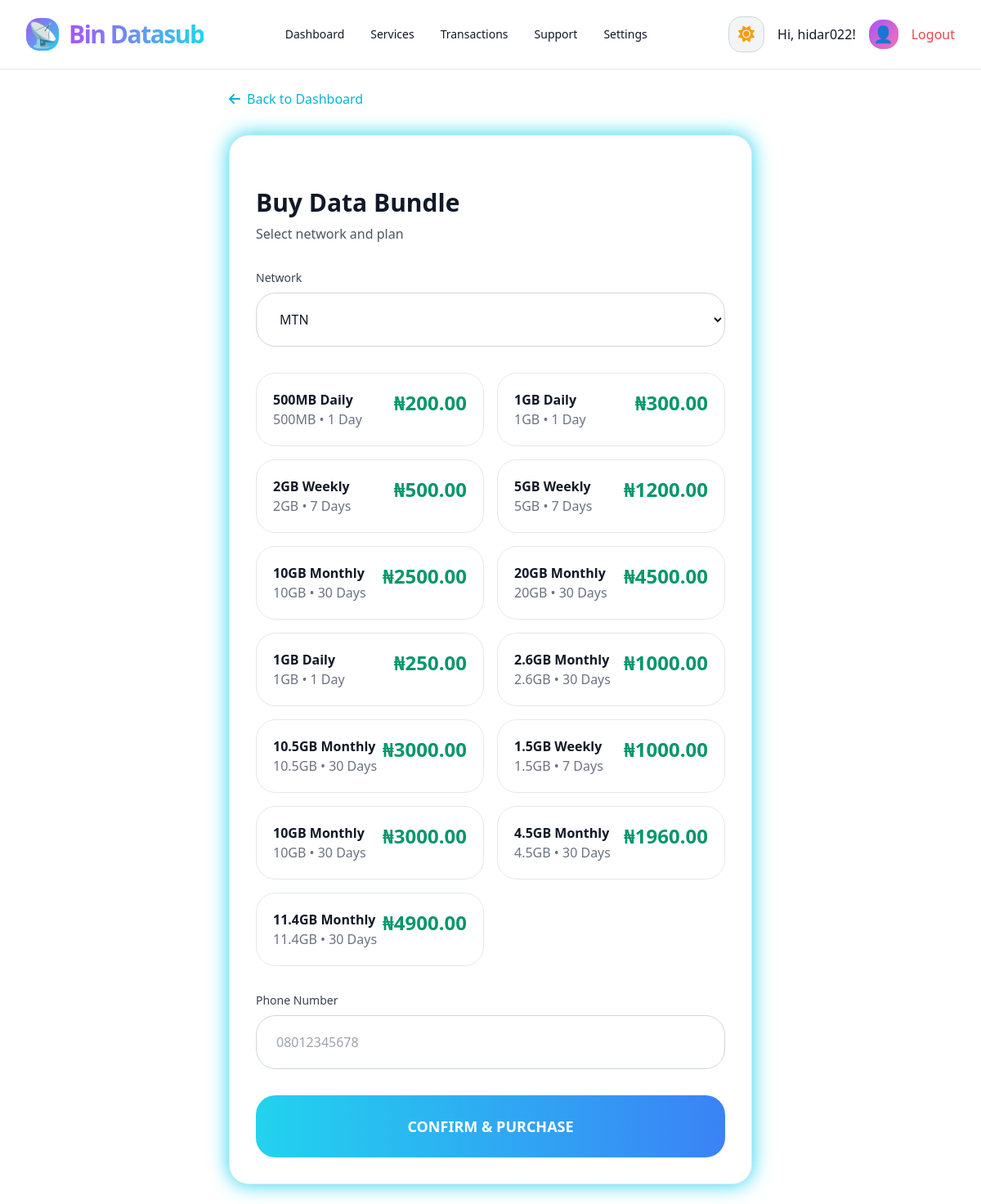
The page /buy-data/ (signed in) on the database its author committed.
### vtuapp/models.py (models this page shows)
class DataPlan(models.Model):
    network = models.CharField(max_length=20, choices=[
        ('MTN', 'MTN'), ('Glo', 'Glo'), ('Airtel', 'Airtel'), ('9mobile', '9mobile')
    ])
    name = models.CharField(max_length=100)
    data_amount = models.CharField(max_length=50)
    price = models.DecimalField(max_digits=10, decimal_places=2)
    validity = models.CharField(max_length=50, default="30 Days")
    is_active = models.BooleanField(default=True)
    def __str__(self):
        return f"{self.network} - {self.name} - ₦{self.price}"

### vtuapp/views.py (the view, shortened to what this page needs)
# urls.py: path('buy-data/', views.buy_data, name='buy_data'),
@login_required
def buy_data(request):
    form = DataPurchaseForm()
    plans = DataPlan.objects.filter(is_active=True)
    return render(request, 'vtuapp/buy_data.html', {'form': form, 'plans': plans})

### vtuapp/forms.py
class DataPurchaseForm(forms.Form):
    network = forms.ChoiceField(choices=[
        ('MTN', 'MTN'), ('Glo', 'Glo'), ('Airtel', 'Airtel'), ('9mobile', '9mobile')
    ])
    plan = forms.ModelChoiceField(queryset=DataPlan.objects.filter(is_active=True), empty_label="Select a data plan")
    phone = forms.CharField(max_length=11, widget=forms.TextInput(attrs={'placeholder': '08012345678'}))
    pin = forms.CharField(max_length=4, widget=forms.PasswordInput(attrs={'placeholder': '••••'}))

### vtuapp/templates/vtuapp/buy_data.html (shortened to what this page needs)
{% extends 'vtuapp/base.html' %}
{% load widget_tweaks %}
{% block content %}
<div class="max-w-2xl mx-auto px-4 py-6">
    <a href="{% url 'dashboard' %}" class="inline-flex items-center gap-2 text-cyan-500 hover:text-cyan-600 mb-8">
        <i class="fas fa-arrow-left"></i> Back to Dashboard
    </a>
    <div class="bg-white dark:bg-[#12123a] border border-gray-200 dark:border-cyan-400 rounded-3xl p-6 md:p-8 neon-cyan">
        <h1 class="text-3xl font-bold mb-2 text-gray-900 dark:text-white">Buy Data Bundle</h1>
        <p class="text-gray-600 dark:text-cyan-300 mb-8">Select network and plan</p>
        <form id="dataForm" class="space-y-8">
            <div>
                <label class="block text-sm font-medium text-gray-700 dark:text-gray-300 mb-2">Network</label>
                {{ form.network|add_class:"w-full bg-white dark:bg-[#1a1a4a] border border-gray-300 dark:border-purple-500/50 focus:border-cyan-400 focus:ring-2 focus:ring-cyan-400/30 rounded-3xl px-6 py-5 text-gray-900 dark:text-white placeholder-gray-400 outline-none transition-all" }}
            </div>
            <div id="plans-container" class="grid grid-cols-1 sm:grid-cols-2 gap-4 min-h-[120px]">
                {% for plan in plans %}
                <div class="plan-card bg-white dark:bg-[#1a1a4a] border border-gray-200 dark:border-purple-500/50 rounded-3xl p-5 cursor-pointer hover:border-cyan-400 transition-all"
                     data-plan-id="{{ plan.id }}" data-network="{{ plan.network }}">
                    <div class="flex justify-between items-start">
                        <div>
                            <p class="font-semibold text-gray-900 dark:text-white">{{ plan.name }}</p>
                            <p class="text-gray-500 dark:text-cyan-300">{{ plan.data_amount }} • {{ plan.validity }}</p>
                        </div>
                        <p class="text-2xl font-bold text-emerald-600 dark:text-emerald-400">₦{{ plan.price }}</p>
                    </div>
                </div>
                {% empty %}
                <p class="col-span-2 text-center text-gray-500 py-8">No plans available yet.</p>
                {% endfor %}
            </div>
            <div>
                <label class="block text-sm font-medium text-gray-700 dark:text-gray-300 mb-2">Phone Number</label>
                {{ form.phone|add_class:"w-full bg-white dark:bg-[#1a1a4a] border border-gray-300 dark:border-purple-500/50 focus:border-cyan-400 focus:ring-2 focus:ring-cyan-400/30 rounded-3xl px-6 py-5 text-gray-900 dark:text-white placeholder-gray-400 outline-none transition-all" }}
            </div>
            <button type="button" id="confirmBtn"
                    class="w-full bg-gradient-to-r from-cyan-400 to-blue-500 hover:from-cyan-500 hover:to-blue-600 py-6 rounded-3xl text-lg font-semibold flex items-center justify-center gap-3 text-white">
                CONFIRM & PURCHASE
            </button>
        </form>
    </div>
</div>
{% endblock %}

### vtuapp/templates/vtuapp/base.html (shortened to what this page needs)
<!DOCTYPE html>
<html lang="en">
<head>
    {% load static %}
    <script src="https://cdn.tailwindcss.com"></script>
    <link rel="stylesheet" href="https://cdnjs.cloudflare.com/ajax/libs/font-awesome/6.5.1/css/all.min.css">
</head>
<body class="bg-white dark:bg-[#0a0a2e] text-gray-900 dark:text-white min-h-screen font-sans transition-colors">
    <nav class="bg-white dark:bg-[#120f2e]/95 border-b border-gray-200 dark:border-purple-500/30 backdrop-blur-lg sticky top-0 z-50">
        <div class="max-w-screen-2xl mx-auto px-4 md:px-8 py-5">
            <div class="flex items-center justify-between">
                <div class="flex items-center gap-3">
                    <div class="w-10 h-10 bg-gradient-to-br from-purple-500 to-cyan-400 rounded-2xl flex items-center justify-center text-3xl">📡</div>
                    <span class="text-3xl font-bold tracking-tighter header-glow">Bin Datasub</span>
                </div>
                <div class="hidden md:flex items-center gap-8 text-sm font-medium">
                    {% if user.is_authenticated %}
                        <a href="{% url 'dashboard' %}" class="hover:text-cyan-500 transition-colors">Dashboard</a>
                        <a href="{% url 'services' %}" class="hover:text-cyan-500 transition-colors">Services</a>
                        <a href="{% url 'transactions' %}" class="hover:text-cyan-500 transition-colors">Transactions</a>
                        <a href="{% url 'support' %}" class="hover:text-cyan-500 transition-colors">Support</a>
                        <a href="{% url 'settings' %}" class="hover:text-cyan-500 transition-colors">Settings</a>
                    {% else %}
                        <a href="{% url 'index' %}" class="hover:text-cyan-500 transition-colors">Home</a>
                        <a href="{% url 'services' %}" class="hover:text-cyan-500 transition-colors">Services</a>
                        <a href="{% url 'support' %}" class="hover:text-cyan-500 transition-colors">Support</a>
                    {% endif %}
                </div>
                <div class="flex items-center gap-4">
                    <button id="theme-toggle"
                            class="w-11 h-11 flex items-center justify-center rounded-2xl bg-gray-100 dark:bg-[#1a174a] border border-gray-300 dark:border-purple-500/40 hover:border-cyan-400 transition-all">
                        <i id="theme-icon" class="fas fa-sun text-xl text-amber-500 dark:text-cyan-400"></i>
                    </button>
                    {% if user.is_authenticated %}
                        <span class="hidden sm:inline font-medium">Hi, {{ request.user.username }}!</span>
                        <div class="w-9 h-9 bg-gradient-to-br from-purple-500 to-pink-400 rounded-2xl flex items-center justify-center text-xl">👤</div>
                        <a href="{% url 'logout' %}" class="text-red-500 hover:text-red-600 font-medium">Logout</a>
                    {% endif %}
                </div>
            </div>
        </div>
    </nav>
    {% block content %}
    {% endblock %}
</body>
</html>

### vtuapp/templates/vtuapp/base.html (style rules this page uses)
.header-glow { background: linear-gradient(90deg, #a855f7, #22d3ee); -webkit-background-clip: text; -webkit-text-fill-color: transparent; }
.neon-cyan { box-shadow: 0 0 25px #22d3ee; }

### rows shown on the page
DataPlan: name "500MB Daily", data_amount "500MB", validity "1 Day", price "200.00"
DataPlan: name "1GB Daily", data_amount "1GB", validity "1 Day", price "300.00"
DataPlan: name "2GB Weekly", data_amount "2GB", validity "7 Days", price "500.00"
DataPlan: name "5GB Weekly", data_amount "5GB", validity "7 Days", price "1200.00"
DataPlan: name "10GB Monthly", data_amount "10GB", validity "30 Days", price "2500.00"
DataPlan: name "20GB Monthly", data_amount "20GB", validity "30 Days", price "4500.00"
DataPlan: name "1GB Daily", data_amount "1GB", validity "1 Day", price "250.00"
DataPlan: name "2.6GB Monthly", data_amount "2.6GB", validity "30 Days", price "1000.00"
DataPlan: name "10.5GB Monthly", data_amount "10.5GB", validity "30 Days", price "3000.00"
DataPlan: name "1.5GB Weekly", data_amount "1.5GB", validity "7 Days", price "1000.00"
DataPlan: name "10GB Monthly", data_amount "10GB", validity "30 Days", price "3000.00"
DataPlan: name "4.5GB Monthly", data_amount "4.5GB", validity "30 Days", price "1960.00"
DataPlan: name "11.4GB Monthly", data_amount "11.4GB", validity "30 Days", price "4900.00"

### other values the page prints
{{ request.user.username }} "hidar022"
